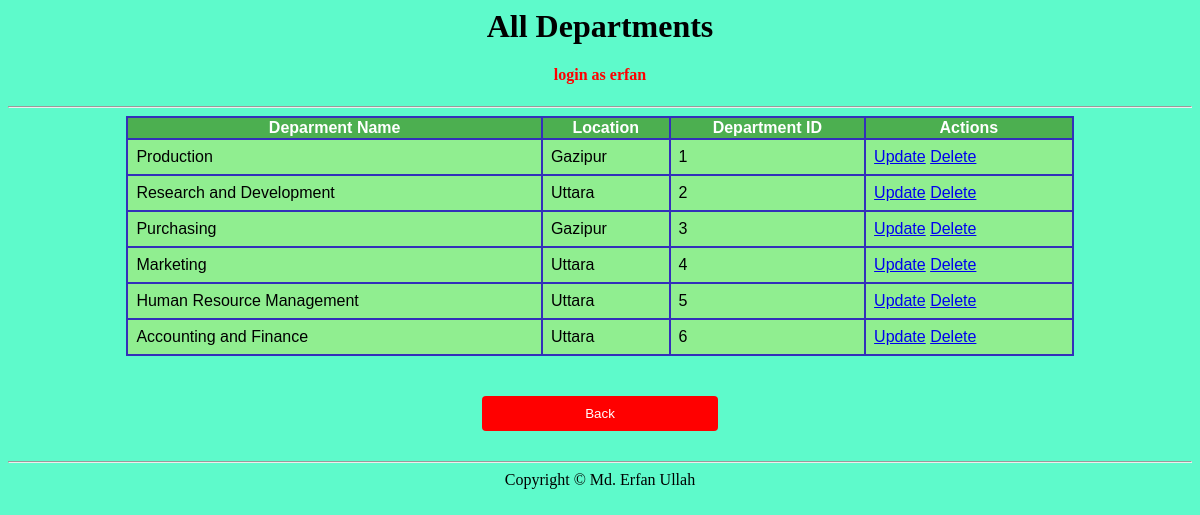
/admin/showdep.php (signed in), run on the app's committed database.
### tables this page shows
CREATE TABLE `department` (
  `NAME` varchar(50) NOT NULL,
  `LOCATION` varchar(50) DEFAULT NULL,
  `dep_id` int(10) NOT NULL
);

### functions/dbconfig.php (called while the page is built)
<?php
	class dbconfig{
		public function connection(){
			$conn = new mysqli("127.0.0.1","root","","employee");
			return $conn;
		}
	}
?>

### functions/functions.php (called while the page is built, shortened)
<?php
class cls_func{
	public function con(){
		$connect = new dbconfig();
		return $connect->connection();
	}
	public function showdep(){
     	$result = $this->con()->query("SELECT * FROM department");
		return $result;
		}
	}
	?>

### admin/showdep.php (the view, shortened to what this page needs)
<?php
	require_once('../functions/dbconfig.php');
	require_once('../functions/functions.php');
	$obj = new cls_func();
	$qry=$obj->showdep();
?>
<link rel="stylesheet" type="text/css" href="admin.css">
<center><h1>All Departments</center> </h1>
<font color="red"><center><h4><?php echo "login as ".$_SESSION['username']; ?></h4></center></font>
<hr>
	<center><table style="width:80%" >
  <tr>
    <th>Deparment Name</th>
     <th>Location</th>
    <th>Department ID</th>
     <th>Actions</th>
  </tr>
  <?php
  while($rec=$qry->fetch_assoc() )
						{
  ?>
  <tr>
    <td><?php echo $rec['NAME']; ?></td>
    <td><?php echo $rec['LOCATION']; ?></td>
    <td><?php echo $rec['dep_id']; ?></td>
    <td><a href='updep.php?id=<?php echo $rec['dep_id']?>'>Update</a> <a href='dep_delet.php?id=<?php echo $rec['dep_id']?>'> Delete</a></td>
  </tr>
<?php
						}
?>
</table></center>
<center><a href = "cust.php"><input type = "button" value = "Back"></center></a>
<hr>
  <center><footer>Copyright © Md. Erfan Ullah</footer></center>

### admin/admin.css (style rules this page uses)
input[type=button] { width: 20%; background-color: red; color: white; padding: 10px 7px; margin: 4px 0; border: none; border-radius: 4px; cursor: pointer; }
table { font-family: arial, sans-serif; border-collapse: collapse; width: 100%; background-color: lightgreen; }
th { background-color: #4CAF50; border: 2px solid #332FBA ; color: white; }
td { border: 2px solid #332FBA ; text-align: left; padding: 8px; }

### data on the page
department: NAME "Production", LOCATION "Gazipur", dep "1"
department: NAME "Research and Development", LOCATION "Uttara", dep "2"
department: NAME "Purchasing", LOCATION "Gazipur", dep "3"
department: NAME "Marketing", LOCATION "Uttara", dep "4"
department: NAME "Human Resource Management", LOCATION "Uttara", dep "5"
department: NAME "Accounting and Finance", LOCATION "Uttara", dep "6"

### other printed values
$_SESSION['username'] "erfan"
